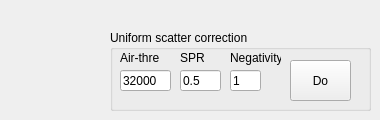
    <widget class="QWidget" name="page_6">
     <attribute name="label">
      <string>Uniform Scatter Correction Options</string>
     </attribute>
     <widget class="QGroupBox" name="groupBox_13">
      <property name="geometry">
       <rect>
        <x>110</x>
        <y>30</y>
        <width>261</width>
        <height>81</height>
       </rect>
      </property>
      <property name="title">
       <string>Uniform scatter correction</string>
      </property>
      <widget class="QLabel" name="label_60">
       <property name="geometry">
        <rect>
         <x>10</x>
         <y>20</y>
         <width>41</width>
         <height>16</height>
        </rect>
       </property>
       <property name="text">
        <string>Air-thre</string>
       </property>
      </widget>
      <widget class="QLineEdit" name="lineEdit_uniAirThre">
       <property name="geometry">
        <rect>
         <x>10</x>
         <y>40</y>
         <width>51</width>
         <height>21</height>
        </rect>
       </property>
       <property name="text">
        <string>32000</string>
       </property>
      </widget>
      <widget class="QLabel" name="label_61">
       <property name="geometry">
        <rect>
         <x>70</x>
         <y>20</y>
         <width>31</width>
         <height>16</height>
        </rect>
       </property>
       <property name="text">
        <string>SPR</string>
       </property>
      </widget>
      <widget class="QLineEdit" name="lineEdit_uniSPR">
       <property name="geometry">
        <rect>
         <x>70</x>
         <y>40</y>
         <width>41</width>
         <height>21</height>
        </rect>
       </property>
       <property name="text">
        <string>0.5</string>
       </property>
      </widget>
      <widget class="QLabel" name="label_62">
       <property name="geometry">
        <rect>
         <x>120</x>
         <y>20</y>
         <width>51</width>
         <height>16</height>
        </rect>
       </property>
       <property name="text">
        <string>Negativity</string>
       </property>
      </widget>
      <widget class="QLineEdit" name="lineEdit_uniNegativity">
       <property name="geometry">
        <rect>
         <x>120</x>
         <y>40</y>
         <width>31</width>
         <height>21</height>
        </rect>
       </property>
       <property name="text">
        <string>1</string>
       </property>
      </widget>
      <widget class="QPushButton" name="pushButton_DoUniScatCor">
       <property name="geometry">
        <rect>
         <x>180</x>
         <y>30</y>
         <width>61</width>
         <height>41</height>
        </rect>
       </property>
       <property name="text">
        <string>Do</string>
       </property>
      </widget>
     </widget>
    </widget>
